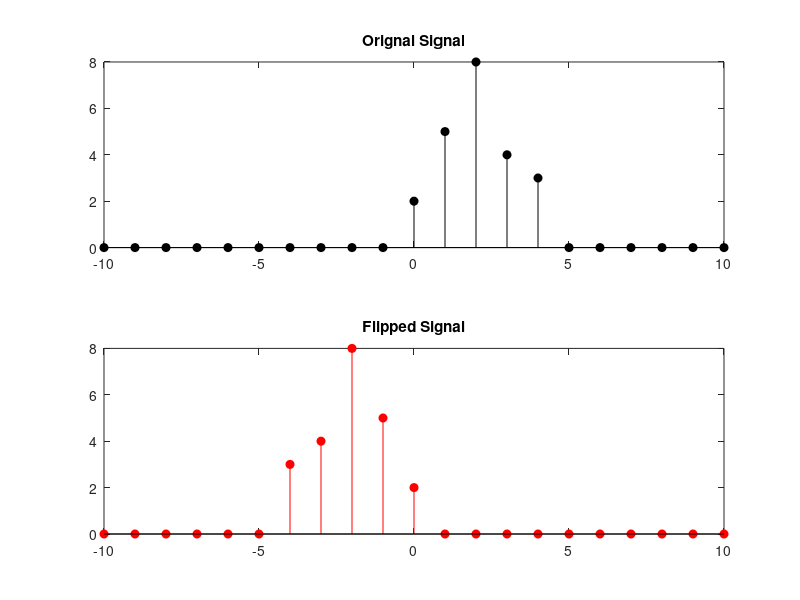

MATLAB code for this plot:
n=-10:10;
x1=[zeros(1,10) 1 zeros(1,10)];
x2=[zeros(1,11) 1 zeros(1,9)];
x3=[zeros(1,12) 1 zeros(1,8)];
x4=[zeros(1,13) 1 zeros(1,7)];
x5=[zeros(1,14) 1 zeros(1,6)];
Result=x1*2 + 5*x2 + 8*x3 + 4*x4 + 3*x5;
subplot(2,1,1)
stem(n,Result, 'k','filled');
title('Orignal Signal');
subplot(2,1,2)
stem(-n,Result,'r', 'filled');
title('Flipped Signal');
